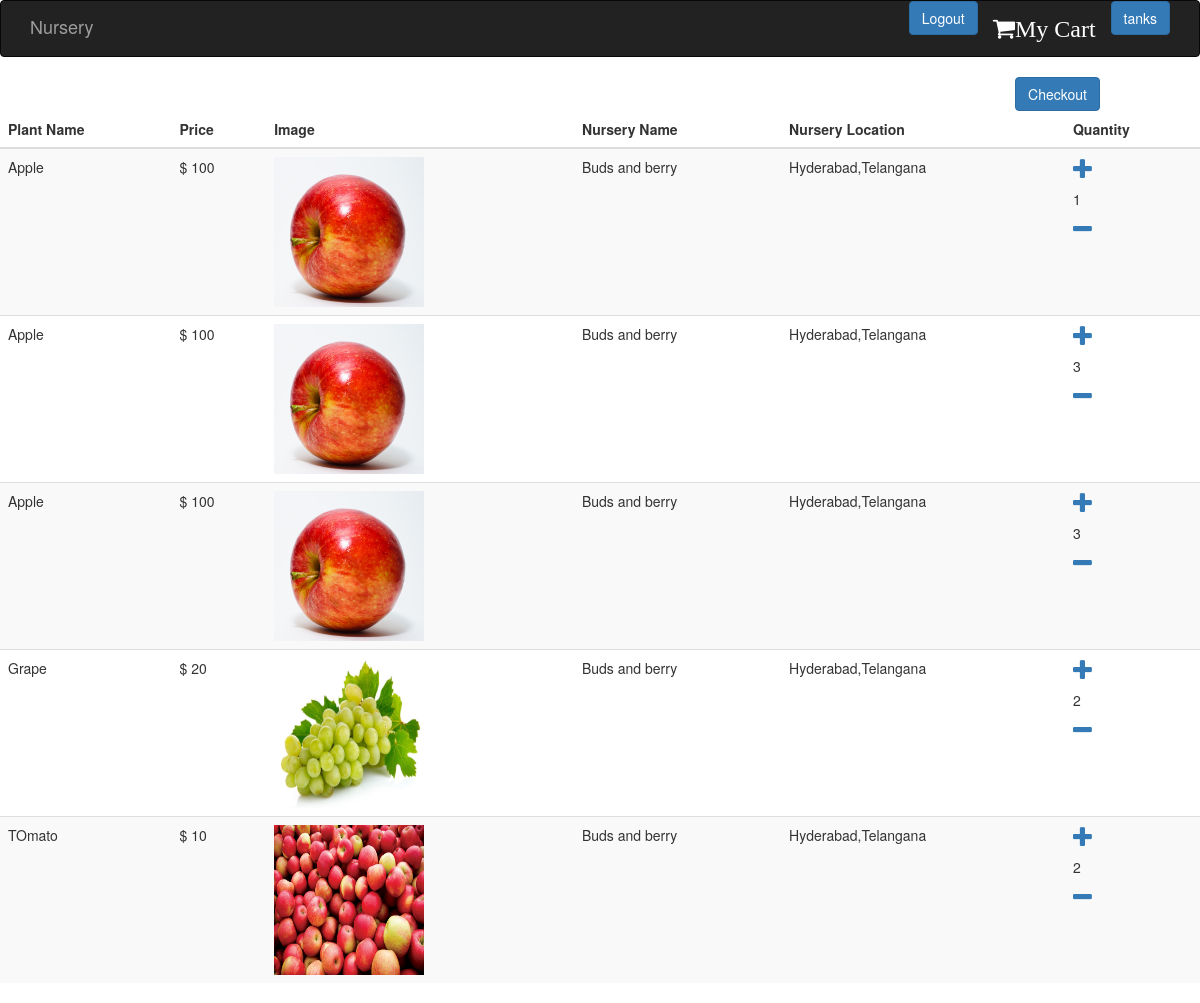
Page /cart (signed in) on the committed database.
### nursery/models.py (models this page shows)
class Order(models.Model):
    user = models.ForeignKey(User,on_delete=models.CASCADE)
    product = models.ForeignKey(Plants,on_delete=models.CASCADE)
    date_ordered = models.DateTimeField(auto_now=True)
    order_id = models.UUIDField(auto_created=True)
    is_purchased = models.BooleanField(default=False)
    cost = models.IntegerField()
    quantity = models.IntegerField()
    nursery = models.ForeignKey(Nursery,on_delete=models.CASCADE)

class Plants(models.Model):
    name = models.CharField(max_length=30,unique=True)
    image = models.ImageField(upload_to='static/plants')
    price = models.IntegerField()
    nursery = models.ForeignKey(Nursery,on_delete=models.CASCADE)

class Nursery(models.Model):
    name = models.CharField(max_length=30,unique=True)
    state = models.CharField(max_length=40)
    city = models.CharField(max_length=40)
    profile = models.OneToOneField(Profile,on_delete=models.CASCADE)

### nursery/views.py (the view)
# urls.py: path('cart',views.cart,name='shopping_cart'),
@login_required(login_url='/accounts/login')
def cart(request):
    prods = Order.objects.filter(user=request.user,is_purchased=False)
    return render(request,'nursery/cart.html',{'products':prods})

### templates/nursery/cart.html (shortened to what this page needs)
{% extends 'nursery/base.html' %}
{% load static %}
{% block content %}
    <a href="{% url 'nursery:checkout' %}" class="btn btn-primary" style="float:right;margin-right: 100px">Checkout</a>
    <table class="table table-striped">
        <thead>
        <tr>
            <th>Plant Name</th>
            <th>Price</th>
            <th>Image</th>
            <th>Nursery Name</th>
            <th>Nursery Location</th>
            <th>Quantity</th>
        </tr>
        </thead>
        <tbody>
        {% for product in products %}
            <tr>
                <td>
                    {{product.product.name}}
                </td>
                <td>$
                    {{product.cost}}
                </td>
                <td>
                    {% if product.product.image %}
                        <img src="{{ product.product.image.url }}" height="150px" width="150px">
                    {% endif %}
                </td>
                <td>
                    {{ product.product.nursery.name    }}
                </td>
                <td>
                    {{ product.product.nursery.city }},{{ product.product.nursery.state }}
                </td>
                <td>
                    <a href="{% url 'nursery:change' product.product.name product.quantity 'plus' %}">
                        <i class="fa fa-plus" style="font-size:24px"></i>
                    </a>
                    <h5>{{ product.quantity }}</h5>
                    <a href="{% url 'nursery:change' product.product.name product.quantity 'minus' %}">
                        <i class="fa fa-minus" style="font-size:24px"></i>
                    </a>
                </td>
            </tr>
        {% endfor %}
        </tbody>
    </table>
{% endblock content %}

### templates/nursery/base.html (shortened to what this page needs)
<!DOCTYPE html>
<html lang="en">
<head>
    <link rel="stylesheet" href="https://maxcdn.bootstrapcdn.com/bootstrap/3.3.7/css/bootstrap.min.css">
        <link rel="stylesheet" href="https://cdnjs.cloudflare.com/ajax/libs/font-awesome/4.7.0/css/font-awesome.min.css">
</head>
<body>
<nav class="navbar navbar-inverse">
    <div class="container">
        <div class="navbar-header">
            <a class="navbar-brand" href="/" target="_self">Nursery</a>
        </div>
        <div id="navbar" class="collapse navbar-collapse">
            <ul class="nav navbar-nav navbar-right">
                {% if request.user.username %}
                    <li>
                    <form action="{% url 'logout' %}" method="post">
                        <button type="submit" class="btn btn-primary">Logout </button>
                    </form>
                    </li>
                    <li>
                        <a href="{% url 'nursery:shopping_cart' %}"> <i class="fa fa-shopping-cart" style="font-size:24px;color: white">My Cart</i></a>
                    </li>
                    <li>
                        <button class="btn btn-primary">{{ request.user.username }}</button>
                    </li>
                {%  else %}
                    <li><a href="/accounts/login" class="btn btn-primary">Login</a></li>
                    <li><a href="/accounts/signup" class="btn btn-primary">Signup</a></li>
                {% endif %}
            </ul>
        </div>
    </div>
</nav>
{% block content %}
{% endblock content %}
</body>

### rows in the picture
Order: product.name "Apple", cost "100", product.image (picture), product.nursery.name "Buds and berry", product.nursery.city "Hyderabad", product.nursery.state "Telangana", quantity "1"
Order: product.name "Apple", cost "100", product.image (picture), product.nursery.name "Buds and berry", product.nursery.city "Hyderabad", product.nursery.state "Telangana", quantity "3"
Order: product.name "Apple", cost "100", product.image (picture), product.nursery.name "Buds and berry", product.nursery.city "Hyderabad", product.nursery.state "Telangana", quantity "3"
Order: product.name "Grape", cost "20", product.image (picture), product.nursery.name "Buds and berry", product.nursery.city "Hyderabad", product.nursery.state "Telangana", quantity "2"
Order: product.name "TOmato", cost "10", product.image (picture), product.nursery.name "Buds and berry", product.nursery.city "Hyderabad", product.nursery.state "Telangana", quantity "2"

### other values in the picture
{{ request.user.username }} "tanks"
